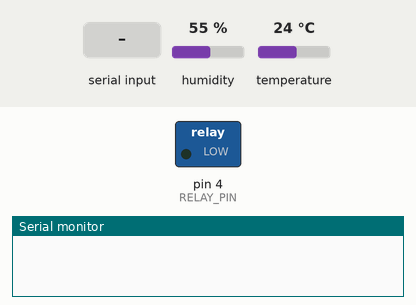
Recording of a sketch running on a simulated Arduino Uno, built with avr-gcc and run on an emulated ATmega328P. On the bench: switched loads named in the sketch (green lamp = pin HIGH), the last lines printed to the serial monitor. The test bench sets the inputs (shaded band); at power-on: humidity 55 %, temperature 24 °C.

Above: at 1.2 s.
1.3 s: "CMD:RELAY:1\n" received over Serial
At 1.9 s:
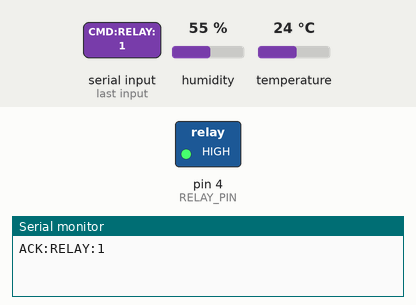
2.8 s: "CMD:MODE:AUTO\n" received over the second serial link
At 6.1 s:
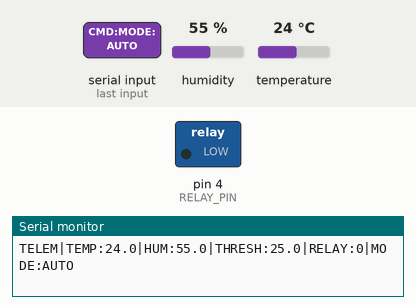
9.0 s: "CMD:RELAY:1\n" received over the second serial link
At 9.4 s:
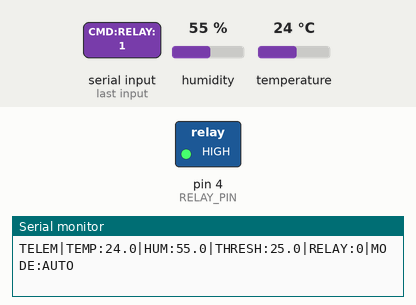
10.5 s: "CMD:RELAY:0\n" received over the second serial link
At 11.8 s:
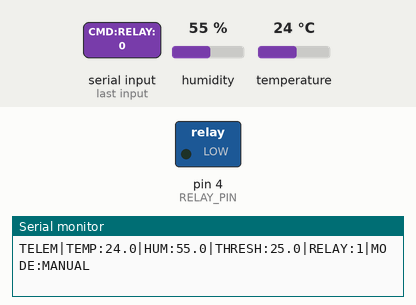
Timing chart, 0 to 13.5 s (numbered marks = the images above; inputs shaded):
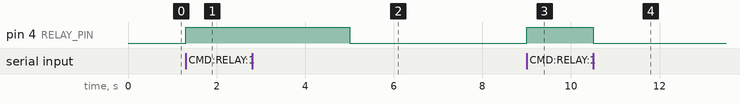

The sketch:

SOB13Uno.ino
```cpp
#include <DHT.h>
#include <SoftwareSerial.h>

#define DHTPIN 2
#define DHTTYPE DHT22
const int RELAY_PIN = 4;
const bool RELAY_ACTIVE_LOW = false; // Change to true if relay triggers on LOW

DHT dht(DHTPIN, DHTTYPE);
SoftwareSerial mkrSerial(10, 11); // RX = D10, TX = D11

float currentTemp = 0.0;
float currentHum = 0.0;
float targetThreshold = 25.0;
bool relayState = false;
bool autoMode = true;

unsigned long lastRead = 0;
const unsigned long INTERVAL = 2500;

void setRelay(bool state) {
  relayState = state;
  if (RELAY_ACTIVE_LOW) {
    digitalWrite(RELAY_PIN, relayState ? LOW : HIGH);
  } else {
    digitalWrite(RELAY_PIN, relayState ? HIGH : LOW);
  }
}

// Processes commands from either PC USB or MKR1010 (Blynk)
void processCommand(String cmd, Stream &replyPort) {
  cmd.trim();
  if (cmd.length() == 0) return;

  if (cmd == "CMD:MODE:AUTO") {
    autoMode = true;
    replyPort.println("ACK:MODE:AUTO");
  }
  else if (cmd == "CMD:MODE:MANUAL") {
    autoMode = false;
    replyPort.println("ACK:MODE:MANUAL");
  }
  else if (cmd == "CMD:RELAY:1") {
    autoMode = false;
    setRelay(true);
    replyPort.println("ACK:RELAY:1");
  }
  else if (cmd == "CMD:RELAY:0") {
    autoMode = false;
    setRelay(false);
    replyPort.println("ACK:RELAY:0");
  }
  else if (cmd.startsWith("CMD:THRESH:")) {
    float val = cmd.substring(11).toFloat();
    if (val >= 5.0 && val <= 45.0) {
      targetThreshold = val;
      replyPort.println("ACK:THRESH:" + String(targetThreshold, 1));
    } else {
      replyPort.println("ERR:RANGE");
    }
  }
  else {
    replyPort.println("ERR:INVALID_CMD");
  }
}

void setup() {
  Serial.begin(115200);    // PC USB Serial
  mkrSerial.begin(9600);   // Reliable baud rate for SoftwareSerial
  dht.begin();

  pinMode(RELAY_PIN, OUTPUT);
  setRelay(false);
}

void loop() {
  // 1. Check commands from PC USB
  if (Serial.available()) {
    String pcCmd = Serial.readStringUntil('\n');
    processCommand(pcCmd, Serial);
  }

  // 2. Check commands from MKR1010 (Blynk)
  if (mkrSerial.available()) {
    String mkrCmd = mkrSerial.readStringUntil('\n');
    processCommand(mkrCmd, mkrSerial);
  }

  // 3. Periodic Sensing & Thermostat Control
  if (millis() - lastRead >= INTERVAL) {
    lastRead = millis();

    float h = dht.readHumidity();
    float t = dht.readTemperature();

    if (isnan(h) || isnan(t)) {
      Serial.println("ERR:DHT_READ_FAILED");
      return;
    }

    currentTemp = t;
    currentHum = h;

    if (autoMode) {
      if (currentTemp > targetThreshold + 0.5 && !relayState) {
        setRelay(true);
      } else if (currentTemp < targetThreshold - 0.5 && relayState) {
        setRelay(false);
      }
    }

    // Build documented telemetry packet
    String packet = "TELEM|TEMP:" + String(currentTemp, 1) +
                    "|HUM:" + String(currentHum, 1) +
                    "|THRESH:" + String(targetThreshold, 1) +
                    "|RELAY:" + String(relayState ? "1" : "0") +
                    "|MODE:" + String(autoMode ? "AUTO" : "MANUAL");

    // Send simultaneously to PC USB and MKR1010
    Serial.println(packet);
    mkrSerial.println(packet);
  }
}
```

Measured:
- after the input at 1.3 s, pin 4 (RELAY_PIN): LOW → HIGH at once
- after the input at 2.8 s, pin 4 (RELAY_PIN): HIGH → LOW after 2.2 s
- after the input at 9.0 s, pin 4 (RELAY_PIN): LOW → HIGH at once
- after the input at 10.5 s, pin 4 (RELAY_PIN): HIGH → LOW at once
